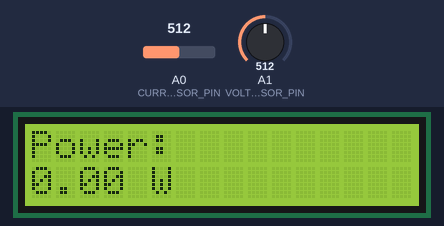
The sketch below on a simulated Arduino Uno, built with avr-gcc and run on an emulated ATmega328P. Shown: 16×2 character LCD. The test bench sets the inputs (shaded band); at power-on: A0 (CURRENT_SENSOR_PIN) = 512, A1 (VOLTAGE_SENSOR_PIN) = 512. What the sketch prints to the serial monitor is not drawn.

Above: at 3.2 s.
3.3 s: A0 (CURRENT_SENSOR_PIN) set to 598
At 4.8 s:
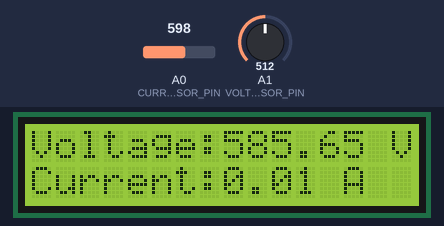
6.3 s: A0 (CURRENT_SENSOR_PIN) set to 634
At 9.0 s:
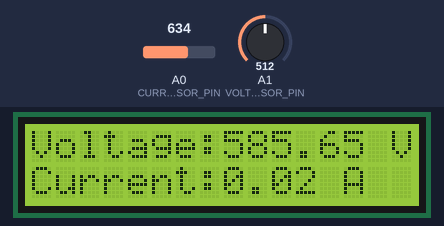
9.3 s: A1 (VOLTAGE_SENSOR_PIN) set to 455
At 10.5 s:
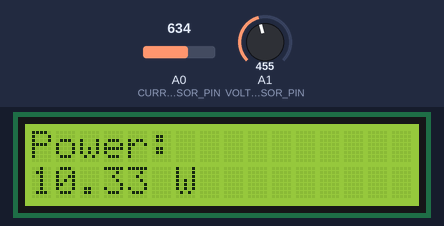
12.3 s: A1 (VOLTAGE_SENSOR_PIN) set to 424
At 15.0 s:
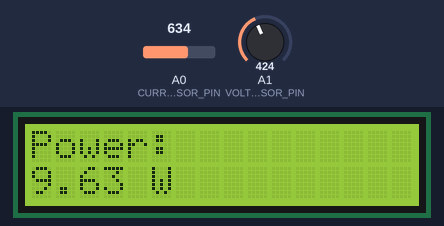
15.3 s: A0 (CURRENT_SENSOR_PIN) set to 716
At 17.0 s:
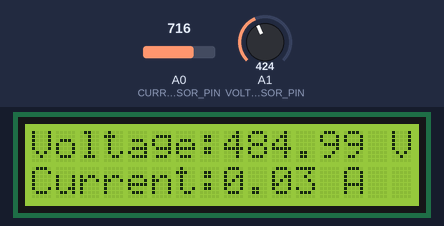
18.3 s: A1 (VOLTAGE_SENSOR_PIN) set to 277
At 21.0 s:
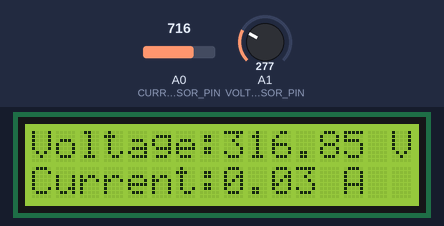
21.3 s: A1 (VOLTAGE_SENSOR_PIN) set to 254
Timing chart, 0 to 24.3 s (numbered marks = the images above; inputs shaded):
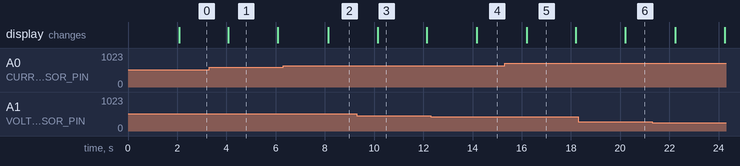

Measured:
- after the input at 3.3 s, the display: changes after 0.78 s (image 1)
- after the input at 6.3 s, the display: changes after 1.8 s (image 2)
- after the input at 9.3 s, the display: changes after 0.84 s (image 3)
- after the input at 12.3 s, the display: changes after 1.9 s (image 4)
- after the input at 15.3 s, the display: changes after 0.90 s (image 5)
- after the input at 18.3 s, the display: changes after 1.9 s (image 6)
- what the display in image 1 shows lasts 2.0 s, from 4.1 s to 6.1 s

The sketch:

FactorySense.ino
```cpp
// Libraries for LCD and voltage sensor
#include <LiquidCrystal.h>

// Define pins for current and voltage sensors
#define CURRENT_SENSOR_PIN A0
#define VOLTAGE_SENSOR_PIN A1

// Set up the LCD pins
LiquidCrystal lcd(12, 11, 5, 4, 3, 2);

// Calibration constants for the sensors
const float VOLTAGE_CALIBRATION = 234.26;  // Adjust based on the sensor
const float CURRENT_CALIBRATION = 30.0;    // Adjust based on the sensor

void setup() {
  Serial.begin(9600);
  lcd.begin(16, 2);  // Initialize LCD (16x2 size)
  lcd.print("Power Meter");
  delay(2000);
  lcd.clear();
}

unsigned long previousMillis = 0;  // stores the last time display was updated
const long interval = 2000;        // interval at which to update display (2 seconds)
bool showPower = true;             // toggle between showing power and voltage/current

void loop() {
  // Read current from SCT-013
  float current = readCurrent(CURRENT_SENSOR_PIN);

  // Read voltage from ZMPT101B
  float voltage = readVoltage(VOLTAGE_SENSOR_PIN);

  // Calculate power consumption (P = V * I)
  float power = voltage * current;

  // Get the current time
  unsigned long currentMillis = millis();

  // If 2 seconds have passed, update the display
  if (currentMillis - previousMillis >= interval) {
    previousMillis = currentMillis;

    lcd.clear();

    if (showPower) {
      // Display power on the LCD
      lcd.setCursor(0, 0);
      lcd.print("Power:");
      lcd.setCursor(0, 1);
      lcd.print(power);
      lcd.print(" W");
    } else {
      // Display voltage and current on the LCD
      lcd.setCursor(0, 0);
      lcd.print("Voltage:");
      lcd.print(voltage);
      lcd.print(" V");
      lcd.setCursor(0, 1);
      lcd.print("Current:");
      lcd.print(current);
      lcd.print(" A");
    }

    // Toggle the display flag
    showPower = !showPower;
  }

  // Print to Serial Monitor
  Serial.print("Current: ");
  Serial.print(current);
  Serial.print(" A, Voltage: ");
  Serial.print(voltage);
  Serial.print(" V, Power: ");
  Serial.print(power);
  Serial.println(" W");
}

float readCurrent(int pin) {
  int sensorValue = analogRead(pin);
  float current = (sensorValue - 512) * (5.0 / 1024.0) / CURRENT_CALIBRATION;
  return abs(current);  // Return the absolute current value
}

float readVoltage(int pin) {
  int sensorValue = analogRead(pin);
  float voltage = sensorValue * (5.0 / 1024.0) * VOLTAGE_CALIBRATION;
  return voltage;
}
```
